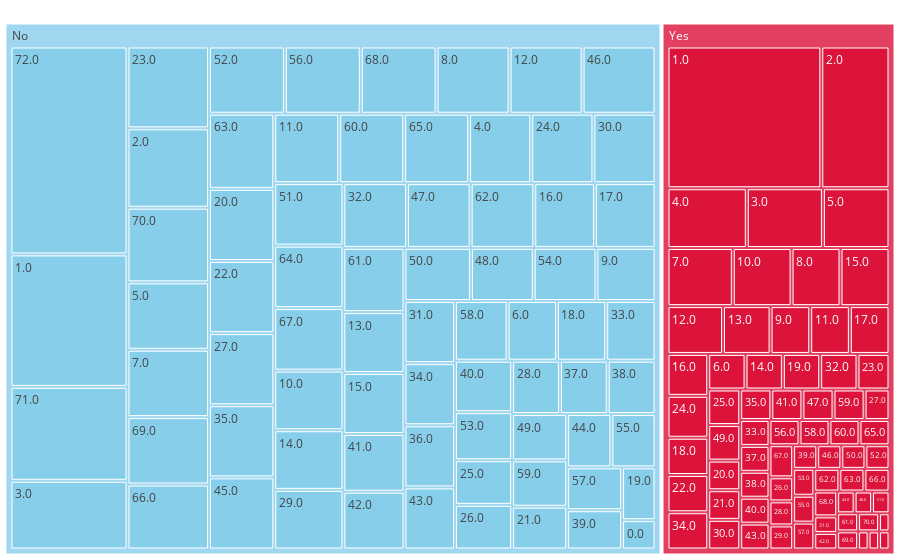

Notebook cell for this chart:
### Code cell
colors = ['skyblue','crimson']
tenure_barchart = px.treemap(tenure_attrition_df, path=['Churn', 'Tenure'], values='Customers',color_discrete_sequence=colors)
tenure_barchart.update_layout(legend=dict(yanchor="top",y=0.95,xanchor="left",x=0.50),autosize=True,margin=dict(t=0,b=0,l=0,r=0)) 
tenure_barchart

### Figure 1 — Plotly figure (JSON) as saved in the notebook; plotly's stock layout.template omitted (floating-point values rounded to 4 significant figures; data arrays with more than 128 entries replaced by an {"elided": "..."} marker saying what was removed)
{"data": [{"branchvalues": "total", "domain": {"x": [0, 1], "y": [0, 1]}, "hovertemplate": "labels=%{label}<br>Customers=%{value}<br>parent=%{parent}<br>id=%{id}<extra></extra>", "ids": {"elided": "145 str values"}, "labels": {"elided": "145 str values"}, "name": "", "parents": {"elided": "145 str values"}, "type": "treemap", "values": {"elided": "145 int values"}}], "layout": {"autosize": true, "legend": {"tracegroupgap": 0, "x": 0.5, "xanchor": "left", "y": 0.95, "yanchor": "top"}, "margin": {"b": 0, "l": 0, "r": 0, "t": 0}, "treemapcolorway": ["skyblue", "crimson"]}}
